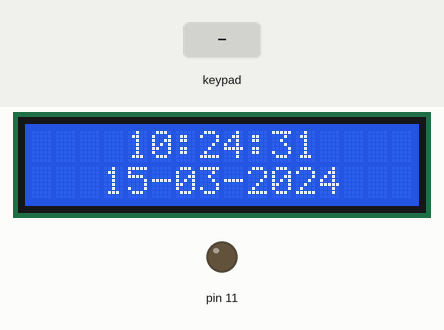
Bench run of a sketch on a simulated Arduino Uno, built with avr-gcc and run on an emulated ATmega328P. On the bench: 16×2 character LCD, output pins drawn as LEDs (lit = HIGH). The inputs (shaded band) are chosen by the test bench. The local clock reads 2024-03-15 10:24:30 at power-on unless the sketch sets it.

Above: at 1.2 s.
1.3 s: key '#' pressed
At 2.4 s:
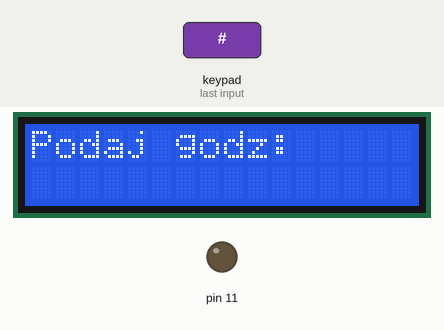
2.8 s: keypad keys 9 8 7 6 # pressed 0.4 s apart
At 5.7 s:
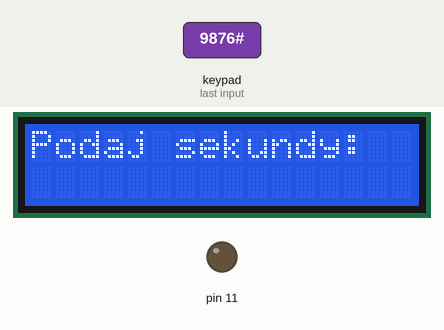
6.3 s: keypad keys 9 8 7 6 * pressed 0.4 s apart
At 8.9 s:
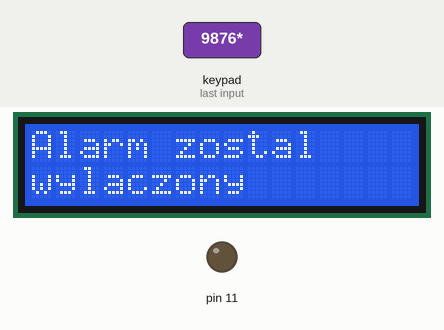
11.3 s: key '*' pressed
At 12.7 s:
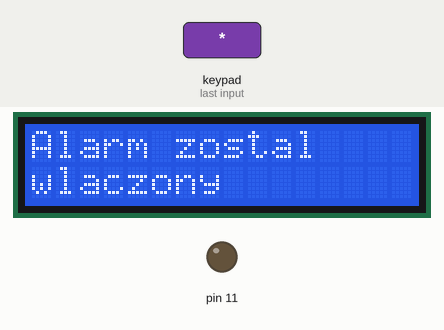
14.3 s: key '0' pressed
At 15.4 s:
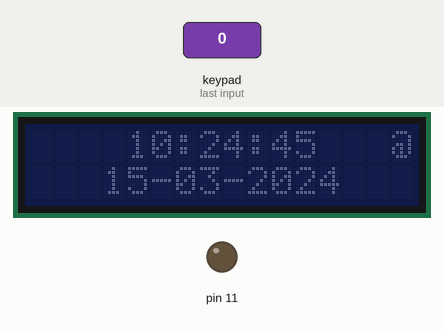
17.3 s: keypad keys 5 4 3 * pressed 0.4 s apart
At 20.4 s:
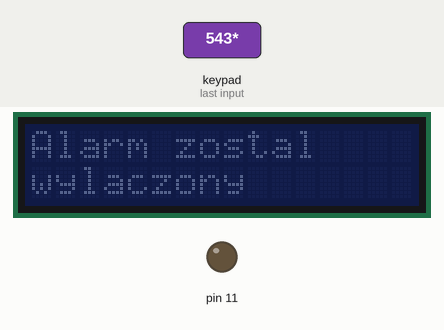
Timing chart, 0 to 21.9 s (numbered marks = the images above; inputs shaded):
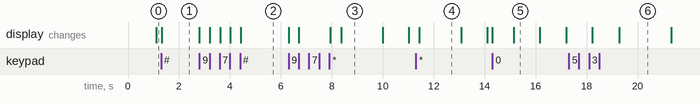

The sketch:

ProjektZegar.ino
```cpp
#include <hd44780.h>
#include <Wire.h>
#include "RTClib.h"
#include <Keypad.h>
#include <hd44780ioClass/hd44780_I2Cexp.h>

hd44780_I2Cexp lcd;

int hourNow();

RTC_DS1307 RTC;
const byte ROWS = 4; // Four rows
const byte COLS = 3; // Three columns
// Define the Keymap
char keys[ROWS][COLS] = {
  {'1', '2', '3'},
  {'4', '5', '6'},
  {'7', '8', '9'},
  {'*', '0', '#'}
};
byte rowPins[ROWS] = {9, 8, 7, 6};
byte colPins[COLS] = { 5, 4, 3 };
Keypad kpd = Keypad( makeKeymap(keys), rowPins, colPins, ROWS, COLS );

bool alarmIsOn = false;
bool alarmIsActive = false;
bool backlightIsOn = true;

int loops = 0;

short alarmHour = 0, alarmMinute = 0, alarmSecond = 0;

void setup() {

  pinMode(11, OUTPUT);

  // put your setup code here, to run once:
  lcd.begin(16, 2);
  Wire.begin();
  RTC.begin();
  if (! RTC.isrunning()) {
    Serial.println("RTC is NOT running!");
    // This will reflect the time that your sketch was compiled
    RTC.adjust(DateTime(__DATE__, __TIME__));
  }
  Serial.begin(9600);
}

void loop() {
  if (loops % 5 == 0) {
    showTime();
    checkAlarm();
  }
  //  turnAlarmOn();
  getKeypadInput();
  delay(200);
  loops++;
  if (loops == 100) loops = 0;
}

String numForm(int num) {
  if (num < 10) {
    return "0" + String(num, DEC);
  } else {
    return String(num, DEC);
  }
}
void showTime() {
  DateTime now = RTC.now();
  //Czas zimowy


  lcd.clear();
  lcd.setCursor(4, 0);
  lcd.print(numForm(hourNow()));
  lcd.print(":");
  lcd.print(numForm(now.minute()));
  lcd.print(":");
  lcd.print(numForm(now.second()));

  lcd.setCursor(3, 1);
  lcd.print(numForm(now.day()));
  lcd.print("-");
  lcd.print(numForm(now.month()));
  lcd.print("-");
  lcd.print(numForm(now.year()));
  lcd.setCursor(15 , 0);
  if (alarmIsActive)  lcd.print('@');
}
void turnAlarmOn() {
  digitalWrite(11, HIGH);
  delay(100);
  digitalWrite(11, LOW);
  delay(100);

  digitalWrite(11, HIGH);
  delay(100);
  digitalWrite(11, LOW);
  delay(100);

  digitalWrite(11, HIGH);
  delay(100);
  digitalWrite(11, LOW);
}
void checkAlarm() {
  if (alarmIsActive) {
    DateTime now = RTC.now();
    if (alarmHour == hourNow() && alarmMinute == now.minute() && alarmSecond == now.second()) {
      turnAlarmOn();
      alarmIsOn = true;
    }
  }
  if(alarmIsOn){
    turnAlarmOn();
  }
}

void getKeypadInput() {
  char z = kpd.getKey();
  switch (z) {
    case '*':
      if (alarmIsOn) {
        alarmIsOn = false;
      } else {
        alarmIsActive = !alarmIsActive;
        lcd.clear();
        lcd.print("Alarm zostal ");
        lcd.setCursor(0, 1);
        lcd.print(alarmIsActive ? "wlaczony" : "wylaczony");
        delay(1000);
      }
      break;
    case '#':
      setAlarm();
      break;
    case '0':
      backlightIsOn = !backlightIsOn;
      if(backlightIsOn){
        lcd.backlight();
      } else {
        lcd.noBacklight();
      }
      break;
  }
}

void setAlarm() {
  lcd.clear();
  lcd.print("Podaj godz:");
  int h = getNumber();
  if (h > 23) {
    h = 0;
  }
  lcd.clear();
  lcd.print("Podaj minute:");
  int m = getNumber();
  if (m > 59) {
    m = 0;
  }
  lcd.clear();
  lcd.print("Podaj sekundy:");
  int s = getNumber();
  if (s > 59) {
    s = 0;
  }
  alarmHour = h;
  alarmMinute = m;
  alarmSecond = s;

  alarmIsActive = true;
}

int getNumberFromChar(char c) {
  if (c != '*' && c != '#') {
    return ((int)c - (int)'0');
  } else {
    return -1;
  }
}

int getNumber() {
  int n = 0;
  char c = NO_KEY;
  while (c == NO_KEY) {
    c = kpd.getKey();
  }
  switch (c) {
    case '#':
      return -1;
      break;
    default:
      n = getNumberFromChar(c);
      lcd.setCursor(0, 1);
      lcd.print(c);
      break;
  }
  c = NO_KEY;
  while (c == NO_KEY) {
    c = kpd.getKey();
  }
  switch (c) {
    case '*':
      return n;
      break;
    case '#':
      return -1;
      break;
    default:
      n *= 10;
      n += getNumberFromChar(c);
      lcd.setCursor(1, 1);
      lcd.print(c);
      break;
  }
  c = NO_KEY;
  while (c == NO_KEY) {
    c = kpd.getKey();
  }
  switch (c) {
    case '*':
      return n;
      break;
    case '#':
      return -1;
      break;
  }
}

int hourNow(){
//  if((RTC.now().day() >= 28 && RTC.now().month() == 10) || (RTC.now().month()>10 && RTC.now().month()<= 12) || (RTC.now().month() >= 1 && RTC.now().month() < 4)) {
//    return RTC.now().hour() + 1;
//  }
  return RTC.now().hour();
}
```

Measured:
- after the input at 1.3 s, the display: changes at once (image 1)
- after the input at 2.8 s, the display: first changes at once (image 2 shows a later state)
- after the input at 6.3 s, the display: first changes at once (image 3 shows a later state)
- after the input at 11.3 s, the display: changes after 0.14 s (image 4)
- after the input at 14.3 s, the display: first changes at once (image 5 shows a later state)
- after the input at 17.3 s, the display: first differs from a run without the input after 2.0 s (image 6)
- what the display in image 3 shows lasts 1.6 s, from 8.4 s to 10.0 s
